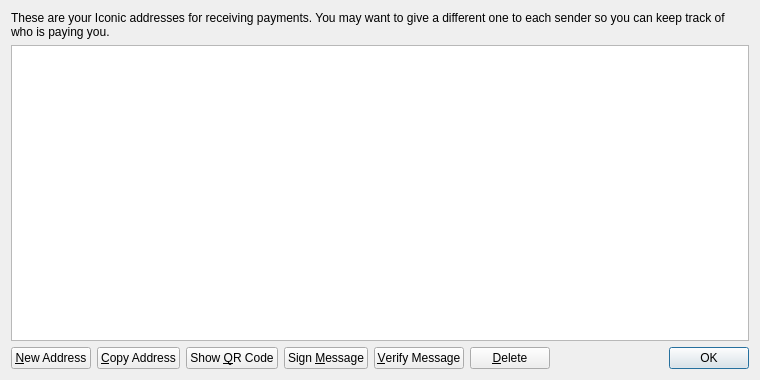
<?xml version="1.0" encoding="UTF-8"?>
<ui version="4.0">
 <class>AddressBookPage</class>
 <widget class="QWidget" name="AddressBookPage">
  <property name="geometry">
   <rect>
    <x>0</x>
    <y>0</y>
    <width>760</width>
    <height>380</height>
   </rect>
  </property>
  <property name="windowTitle">
   <string>Address Book</string>
  </property>
  <layout class="QVBoxLayout" name="verticalLayout">
   <item>
    <widget class="QLabel" name="labelExplanation">
     <property name="text">
      <string>These are your Iconic addresses for receiving payments. You may want to give a different one to each sender so you can keep track of who is paying you.</string>
     </property>
     <property name="textFormat">
      <enum>Qt::PlainText</enum>
     </property>
     <property name="wordWrap">
      <bool>true</bool>
     </property>
    </widget>
   </item>
   <item>
    <widget class="QTableView" name="tableView">
     <property name="contextMenuPolicy">
      <enum>Qt::CustomContextMenu</enum>
     </property>
     <property name="toolTip">
      <string>Double-click to edit address or label</string>
     </property>
     <property name="tabKeyNavigation">
      <bool>false</bool>
     </property>
     <property name="alternatingRowColors">
      <bool>true</bool>
     </property>
     <property name="selectionMode">
      <enum>QAbstractItemView::SingleSelection</enum>
     </property>
     <property name="selectionBehavior">
      <enum>QAbstractItemView::SelectRows</enum>
     </property>
     <property name="sortingEnabled">
      <bool>true</bool>
     </property>
     <attribute name="verticalHeaderVisible">
      <bool>false</bool>
     </attribute>
    </widget>
   </item>
   <item>
    <layout class="QHBoxLayout" name="horizontalLayout">
     <item>
      <widget class="QPushButton" name="newAddressButton">
       <property name="toolTip">
        <string>Create a new address</string>
       </property>
       <property name="text">
        <string>&amp;New Address</string>
       </property>
       <property name="icon">
        <iconset resource="../bitcoin.qrc">
         <normaloff>:/icons/add</normaloff>:/icons/add</iconset>
       </property>
      </widget>
     </item>
     <item>
      <widget class="QPushButton" name="copyToClipboard">
       <property name="toolTip">
        <string>Copy the currently selected address to the system clipboard</string>
       </property>
       <property name="text">
        <string>&amp;Copy Address</string>
       </property>
       <property name="icon">
        <iconset resource="../bitcoin.qrc">
         <normaloff>:/icons/editcopy</normaloff>:/icons/editcopy</iconset>
       </property>
      </widget>
     </item>
     <item>
      <widget class="QPushButton" name="showQRCode">
       <property name="text">
        <string>Show &amp;QR Code</string>
       </property>
       <property name="icon">
        <iconset resource="../bitcoin.qrc">
         <normaloff>:/icons/qrcode</normaloff>:/icons/qrcode</iconset>
       </property>
      </widget>
     </item>
     <item>
      <widget class="QPushButton" name="signMessage">
       <property name="toolTip">
        <string>Sign a message to prove you own a Iconic address</string>
       </property>
       <property name="text">
        <string>Sign &amp;Message</string>
       </property>
       <property name="icon">
        <iconset resource="../bitcoin.qrc">
         <normaloff>:/icons/edit</normaloff>:/icons/edit</iconset>
       </property>
      </widget>
     </item>
     <item>
      <widget class="QPushButton" name="verifyMessage">
       <property name="toolTip">
        <string>Verify a message to ensure it was signed with a specified Iconic address</string>
       </property>
       <property name="text">
        <string>&amp;Verify Message</string>
       </property>
       <property name="icon">
        <iconset resource="../bitcoin.qrc">
         <normaloff>:/icons/transaction_0</normaloff>:/icons/transaction_0</iconset>
       </property>
      </widget>
     </item>
     <item>
      <widget class="QPushButton" name="deleteButton">
       <property name="toolTip">
        <string>Delete the currently selected address from the list</string>
       </property>
       <property name="text">
        <string>&amp;Delete</string>
       </property>
       <property name="icon">
        <iconset resource="../bitcoin.qrc">
         <normaloff>:/icons/remove</normaloff>:/icons/remove</iconset>
       </property>
      </widget>
     </item>
     <item>
      <spacer name="horizontalSpacer">
       <property name="orientation">
        <enum>Qt::Horizontal</enum>
       </property>
       <property name="sizeHint" stdset="0">
        <size>
         <width>40</width>
         <height>20</height>
        </size>
       </property>
      </spacer>
     </item>
     <item>
      <widget class="QDialogButtonBox" name="buttonBox">
       <property name="sizePolicy">
        <sizepolicy hsizetype="Maximum" vsizetype="Fixed">
         <horstretch>0</horstretch>
         <verstretch>0</verstretch>
        </sizepolicy>
       </property>
       <property name="standardButtons">
        <set>QDialogButtonBox::Ok</set>
       </property>
      </widget>
     </item>
    </layout>
   </item>
  </layout>
 </widget>
 <resources>
  <include location="../bitcoin.qrc"/>
 </resources>
 <connections/>
</ui>
